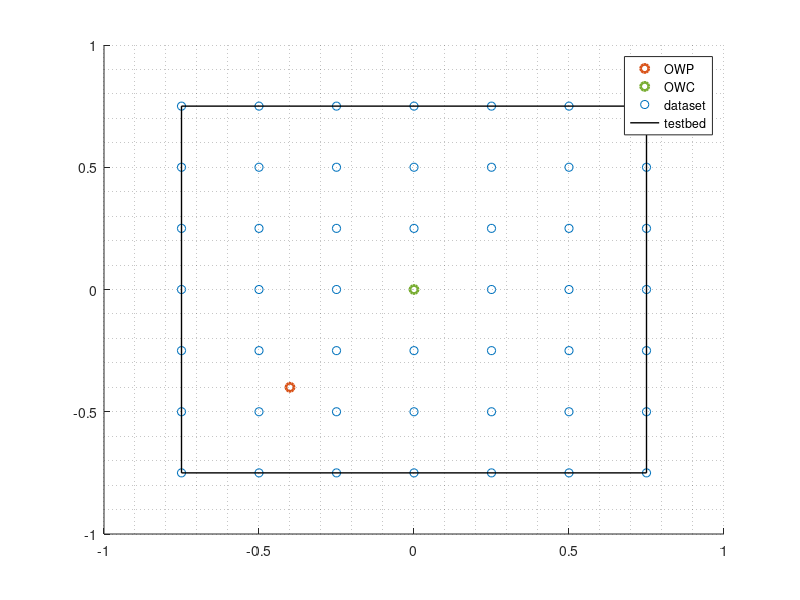

MATLAB code to generate this figure:
clc, close all, clear all

colorsMATLAB = [0.0000 0.4470 0.7410 ;... 
                0.8500 0.3250 0.0980 ;...
                0.9290 0.6940 0.1250 ;...
                0.4940 0.1840 0.5560 ;...
                0.4660 0.6740 0.1880 ;...
                0.3010 0.7450 0.9330 ;...
                0.6350 0.0780 0.1840];

% Asumiendo un phi = [0, 20, 20].

t_OWP = [-0.40,-0.40, 2];
t_OWC = [0, 0, 2];

% testbed
z0 = 0.76;
x_max=0.75;x_min=-0.75;
y_max=0.75;y_min=-0.75;
Xr = [x_min, x_max, x_max, x_min, x_min];
Yr = [y_min, y_min, y_max, y_max, y_min];
Zr = z0*ones(1,5);

% sample points
step = 0.25;
Rx = x_min:step:x_max;
Ry = y_min:step:y_max;
[XX,YY] = meshgrid(Rx,Ry);
NN = numel(XX)
R = [XX(:)'; YY(:)'; z0*ones(1,NN)];  % puntos del receptor


figure(1)
hold on
plot3(t_OWP(1),t_OWP(2),t_OWP(3),'o','LineWidth',2, 'Color',  colorsMATLAB(2,:))
plot3(t_OWC(1),t_OWC(2),t_OWC(3),'o','LineWidth',2, 'Color',  colorsMATLAB(5,:))
plot3(R(1,:),R(2,:),R(3,:),'o','LineWidth',0.75, 'Color',  colorsMATLAB(1,:))
plot3(Xr, Yr, Zr, '-','LineWidth',1,'Color','k')
axis([-1 1 -1 1 0 2]);
legend('OWP','OWC','dataset','testbed')
grid minor;
